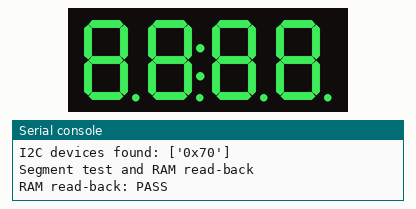
Simulated run of this program. Board: Raspberry Pi Pico running MicroPython. Parts: 4-digit seven-segment display, the last lines printed to the serial console.

Above: at 0.1 s.
At 2.1 s:
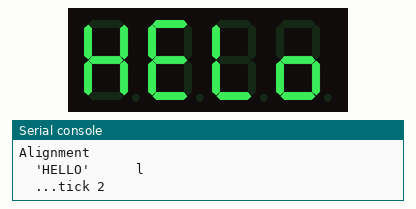
At 4.1 s:
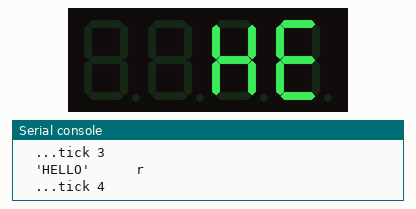
At 18.6 s:
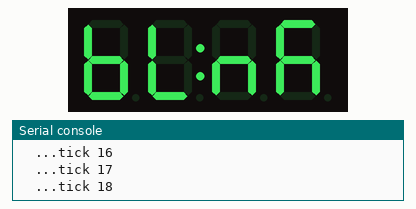
At 20.6 s:
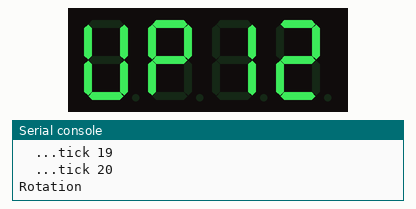
At 36.6 s:
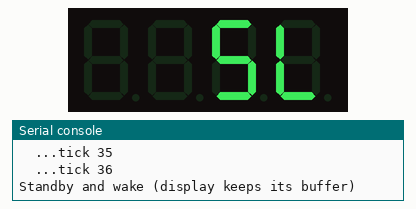

Measured:
- what the display in image 0 shows lasts 2.0 s, from 0.0 s to 2.0 s

The program:

HT16K33LED_async_test.py
```python
# Demo / test for the async HT16K33LED driver (DFRobot DFR0646) on a Raspberry Pi Pico, ESP32-C3 or ESP32-S3.
# A background "heartbeat" task keeps ticking while the display works, showing that the driver never blocks the event loop.

import sys
from machine import I2C, Pin
from HT16K33LED_async import HT16K33LED

try:
    import asyncio
except ImportError:
    import uasyncio as asyncio

# I2C pins per board (edit to suit your wiring)
if sys.platform == "rp2":                           # Raspberry Pi Pico: I2C0 on GP4 (SDA) / GP5 (SCL)
    I2C_ID, SDA, SCL = 0, 4, 5
else:                                               # ESP32-C3 / ESP32-S3: GPIO8 (SDA) / GPIO9 (SCL)
    I2C_ID, SDA, SCL = 0, 8, 9

PAUSE_MS = 2000                 # time to hold each screen


async def heartbeat():
    """Ticks once a second to show the loop stays responsive while the display is busy."""
    n = 0
    while True:
        await asyncio.sleep(1)
        n += 1
        print("  ...tick", n)


async def main():
    i2c = I2C(I2C_ID, sda=Pin(SDA), scl=Pin(SCL), freq=400_000)
    found = i2c.scan()
    print("I2C devices found:", [hex(a) for a in found])
    if HT16K33LED.ADDRESS not in found:
        print("HT16K33A not found at 0x70, check wiring.")
        return

    async with HT16K33LED(i2c) as display:          # initialises with a blank display
        ticker = asyncio.create_task(heartbeat())

        # All segments and decimal points on, then read the display RAM back to check the bus
        print("Segment test and RAM read-back")
        await display.set_string("8.8.8.8.8.8.8.8.")
        ram = await display.read_ram()
        print("RAM read-back:", "PASS" if ram == bytes(display.buffer) else "FAIL " + " ".join("%02X" % b for b in ram))
        await asyncio.sleep_ms(PAUSE_MS)

        print("Alignment")
        for text, align in (("HELLO", "l"), ("HELLO", "r"), ("3.14159", "r"), ("-12.5°C", "r")):
            print("  {:<12} {}".format(repr(text), align))
            await display.set_string(text, align)
            await asyncio.sleep_ms(PAUSE_MS)

        print("Brightness sweep")
        await display.set_string("bright")
        for level in list(range(16)) + list(range(14, -1, -1)) + [15]:
            await display.set_brightness(level)
            await asyncio.sleep_ms(80)

        print("Blink rates")
        for rate in (2, 1, 0.5, 0):
            await display.set_string("blink {}".format(rate))
            await display.set_blink_rate(rate)
            await asyncio.sleep_ms(PAUSE_MS)

        print("Rotation")
        await display.set_string("UP 123", "l")
        await asyncio.sleep_ms(PAUSE_MS)
        display.rotate()
        await display.draw()
        await asyncio.sleep_ms(PAUSE_MS)
        display.rotate()

        print("Counter")
        for n in range(0, 10001, 37):
            await display.set_string("{:.2f}".format(n / 100), "r")
            await asyncio.sleep_ms(10)

        print("Scroll")
        await display.scroll("HT16K33A Async driver")

        print("Standby and wake (display keeps its buffer)")
        await display.set_string("SLEEP", "r")
        await asyncio.sleep_ms(PAUSE_MS)
        await display.power_off()
        await asyncio.sleep_ms(PAUSE_MS)
        await display.power_on()
        await asyncio.sleep_ms(PAUSE_MS)

        ticker.cancel()
    print("\nDone, display in standby.")


asyncio.run(main())
```

HT16K33LED_async.py
```python
# Asynchronous MicroPython driver for:
# DFRobot DFR0646 8-digit 7-segment LED display (Holtek HT16K33A LED controller)
#
# Targets: Raspberry Pi Pico (rp2), ESP32-C3, ESP32-S3.
# Based on the Holtek HT16K33A datasheet v1.11 (June 2026). Page numbers in comments refer to it.
# Character set and rotation from the blocking HT16K33LED.py (after Tony Smith, @smittytone).

try:
    import asyncio
except ImportError:                                 # older firmware
    import uasyncio as asyncio


class HT16K33LED:
    ADDRESS = 0x70                                  # 1110 A2 A1 A0: 0x70-0x77 (p.26)

    # Commands: top nibble selects the command, bottom nibble is its argument (Command Summary, p.28)
    DISPLAY_ADDRESS         = 0x00                  # | A3-A0, display RAM pointer
    SYSTEM_SETUP            = 0x20                  # | S: 0 standby, 1 oscillator on
    DISPLAY_SETUP           = 0x80                  # | B1 B0 << 1 | D: blink rate, display on
    ROW_INT_SETUP           = 0xA0                  # | act << 1 | row/int: 0 = pin is a row output
    DIMMING                 = 0xE0                  # | P3-P0: duty (P + 1)/16

    BLINK_RATES = (0, 2, 1, 0.5)                    # Hz, indexed by B1 B0 (p.13)

    # Segment bits: a=0 (top), clockwise b-f = 1-5, g=6 (middle), decimal point=7
    #
    #         0
    #         _
    #     5 |   | 1
    #         - <---- 6
    #     4 |   | 2
    #         _   . <-- 7
    #         3
    DOT = 0x80
    CHARSET = {
        '0': 0x3F, '1': 0x06, '2': 0x5B, '3': 0x4F, '4': 0x66,
        '5': 0x6D, '6': 0x7D, '7': 0x07, '8': 0x7F, '9': 0x6F,
        'a': 0x77, 'b': 0x7C, 'c': 0x39, 'd': 0x5E, 'e': 0x79,
        'f': 0x71, 'g': 0x3D, 'h': 0x76, 'i': 0x06, 'j': 0x1E,
        'k': 0x75, 'l': 0x38, 'm': 0x37, 'n': 0x54, 'o': 0x5C,
        'p': 0x73, 'q': 0x67, 'r': 0x50, 's': 0x6D, 't': 0x78,
        'u': 0x3E, 'v': 0x1C, 'w': 0x2A, 'x': 0x76, 'y': 0x6E,
        'z': 0x5B, ' ': 0x00, '-': 0x40, '°': 0x63, '=': 0x48,
        '_': 0x08, '*': 0x63, '.': 0x80,
    }

    def __init__(self, i2c, address=ADDRESS, digits=8):
        """i2c: a machine.I2C (or SoftI2C) object, up to 400 kHz. digits: 1-8 digits fitted."""
        if not 0 < digits < 9:
            raise ValueError("HT16K33LED digits must be 1-8")
        self.i2c = i2c
        self.address = address
        self.max_digits = digits
        self.buffer = bytearray(16)                 # display RAM image: digit n at byte 2n (COMn, ROW0-7)
        self.is_rotated = False
        self.brightness = 15                        # 0-15 = 1/16-16/16 duty
        self.blink_rate = 0                         # Hz
        self._on = False
        self._lock = asyncio.Lock()                 # keeps multi-command sequences together

    # ---- Context manager: initialise and clear on entry, standby on exit ----

    async def __aenter__(self):
        await self.begin()
        return self

    async def __aexit__(self, *exc):
        await self.power_off()

    # ---- Low-level I2C helpers ----

    def _cmd(self, byte):
        self.i2c.writeto(self.address, bytes((byte,)))

    def _display_setup(self):
        self._cmd(self.DISPLAY_SETUP | self.BLINK_RATES.index(self.blink_rate) << 1 | self._on)

    def _frame(self):
        """The buffer as sent to the display, turned 180 degrees if rotated."""
        if not self.is_rotated:
            return self.buffer
        frame = bytearray(16)
        n = self.max_digits
        for i in range(n):
            g = self.buffer[(n - 1 - i) << 1]       # reverse digit order...
            frame[i << 1] = (g & 0xC0) | (g & 0x07) << 3 | (g & 0x38) >> 3   # ...and swap a-c with d-f
        return frame

    def _write_ram(self):
        """Page write from address 0x00; the pointer auto-increments over all 16 bytes (p.26)."""
        self.i2c.writeto_mem(self.address, self.DISPLAY_ADDRESS, self._frame())

    # ---- Setup and power (p.10-13, p.29) ----

    async def begin(self):
        """Initialise in the datasheet order (p.29). Display RAM is cleared before the display is
        turned on, because it holds random data after power-up (p.14)."""
        async with self._lock:
            await asyncio.sleep_ms(1)               # no I2C for 1 ms after power-on (p.10)
            self._cmd(self.SYSTEM_SETUP | 1)        # standby ignores everything else, so this goes first
            self._cmd(self.ROW_INT_SETUP)           # ROW/INT pin as a row output (POR default, set explicitly)
            self._cmd(self.DIMMING | self.brightness)
            self.clear()
            self._write_ram()
            self._on = True
            self._display_setup()

    async def power_on(self):
        """Leave standby and show the current buffer."""
        async with self._lock:
            self._cmd(self.SYSTEM_SETUP | 1)
            self._write_ram()
            self._on = True
            self._display_setup()

    async def power_off(self):
        """Display off, then standby (oscillator off, about 1 uA). The buffer is kept."""
        async with self._lock:
            self._on = False
            self._display_setup()
            self._cmd(self.SYSTEM_SETUP)

    async def set_brightness(self, brightness=15):
        """0 (1/16 duty, dim but not off) to 15 (16/16 duty, the power-on default) (p.16)."""
        if not 0 <= brightness <= 15:
            raise ValueError("HT16K33LED brightness must be 0-15")
        self.brightness = brightness
        async with self._lock:
            self._cmd(self.DIMMING | brightness)

    async def set_blink_rate(self, rate=0):
        """Blink the whole display at 0 (off), 2, 1 or 0.5 Hz. Does not turn the display on."""
        if rate not in self.BLINK_RATES:
            raise ValueError("HT16K33LED blink rate must be 0, 2, 1 or 0.5 Hz")
        self.blink_rate = rate
        async with self._lock:
            self._display_setup()

    # ---- Display RAM (p.14) ----

    async def draw(self):
        """Send the buffer to the display."""
        async with self._lock:
            self._write_ram()

    async def read_ram(self):
        """Read the 16 display RAM bytes back from the chip (page read, p.27)."""
        async with self._lock:
            return self.i2c.readfrom_mem(self.address, self.DISPLAY_ADDRESS, 16)

    # ---- Buffer editing: no I/O, call draw() to show the result ----

    def clear(self):
        for i in range(16):
            self.buffer[i] = 0
        return self

    def rotate(self):
        """Toggle 180 degree rotation, for a display mounted upside down. Applies at the next draw()."""
        self.is_rotated = not self.is_rotated
        return self

    def set_glyph(self, glyph, digit=0, has_dot=False):
        """Raw segment pattern (0x00-0xFF, bit 7 = decimal point) at a digit (0 = leftmost)."""
        if not 0 <= digit < self.max_digits:
            raise ValueError("HT16K33LED digit must be 0-%d" % (self.max_digits - 1))
        if not 0 <= glyph <= 0xFF:
            raise ValueError("HT16K33LED glyph must be 0x00-0xFF")
        self.buffer[digit << 1] = glyph | (self.DOT if has_dot else 0)
        return self

    def set_character(self, char, digit=0, has_dot=False):
        """One character from CHARSET (case-insensitive) at a digit."""
        glyph = self.CHARSET.get(char.lower())
        if glyph is None:
            raise ValueError("HT16K33LED has no glyph for %r" % char)
        return self.set_glyph(glyph, digit, has_dot)

    def set_number(self, number, digit=0, has_dot=False):
        """One decimal digit (0-9) at a digit."""
        if not 0 <= number <= 9:
            raise ValueError("HT16K33LED number must be 0-9")
        return self.set_character(str(number), digit, has_dot)

    def _glyphs(self, text):
        """Text to a list of glyphs. A '.' joins the character before it; a leading or second '.'
        takes a digit of its own."""
        glyphs = []
        for char in text:
            if char == "." and glyphs and not glyphs[-1] & self.DOT:
                glyphs[-1] |= self.DOT
            else:
                glyph = self.CHARSET.get(char.lower())
                if glyph is None:
                    raise ValueError("HT16K33LED has no glyph for %r" % char)
                glyphs.append(glyph)
        return glyphs

    async def set_string(self, string, alignment="l"):
        """Show text, left ("l") or right ("r") aligned, and draw it. Text longer than the display is
        cut off; use scroll() to show all of it."""
        if alignment not in ("l", "r"):
            raise ValueError("HT16K33LED alignment must be 'l' or 'r'")
        glyphs = self._glyphs(string)[:self.max_digits]
        pad = [0] * (self.max_digits - len(glyphs))
        glyphs = pad + glyphs if alignment == "r" else glyphs + pad
        for digit, glyph in enumerate(glyphs):
            self.buffer[digit << 1] = glyph
        await self.draw()

    async def scroll(self, text, delay_ms=300):
        """Scroll text right to left across the display, one digit every delay_ms, ending blank."""
        n = self.max_digits
        glyphs = [0] * n + self._glyphs(text) + [0] * n
        for start in range(len(glyphs) - n + 1):
            for digit in range(n):
                self.buffer[digit << 1] = glyphs[start + digit]
            await self.draw()
            await asyncio.sleep_ms(delay_ms)
```
